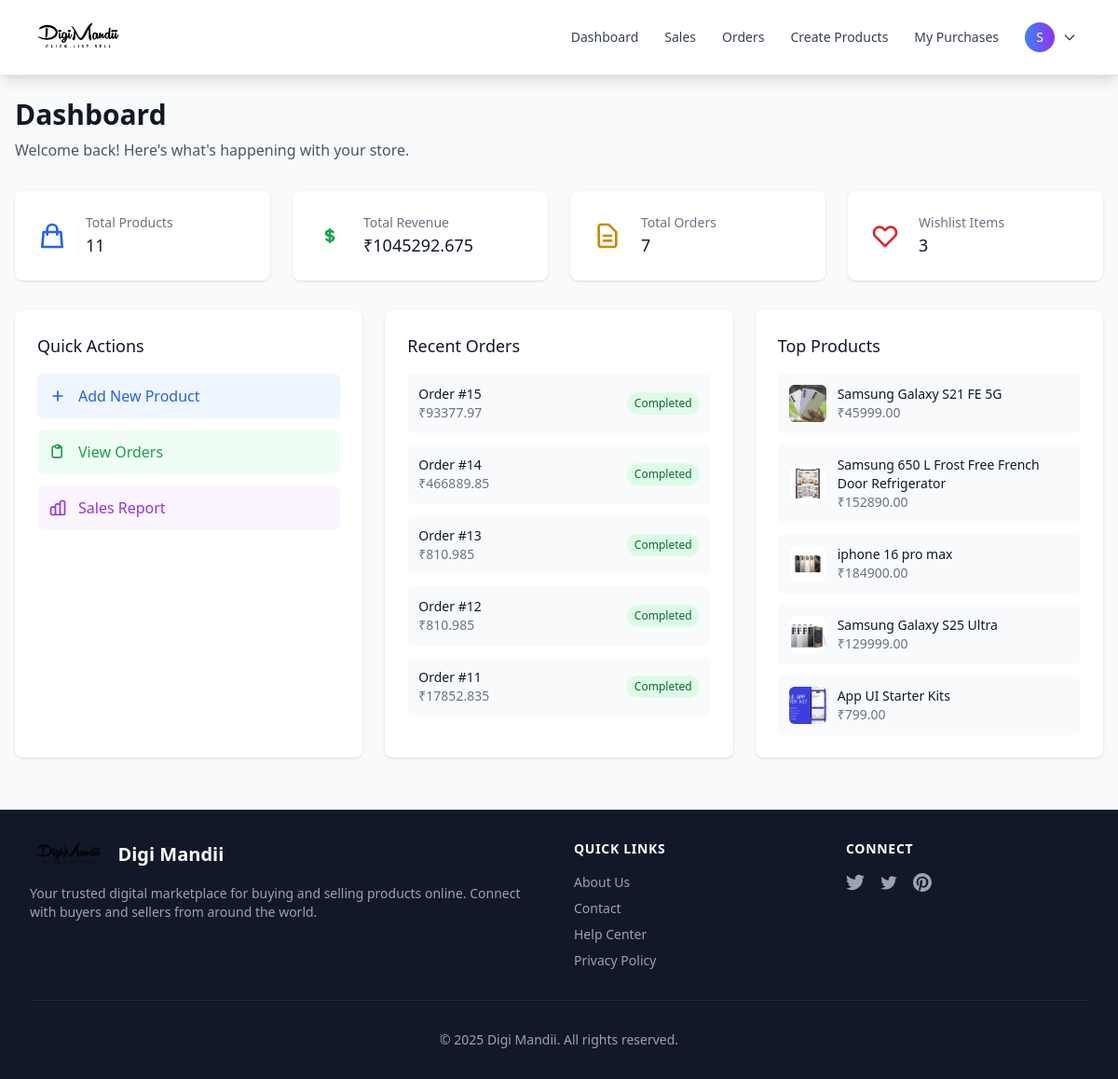
Before: /dashboard/ (signed in) with the older database file.
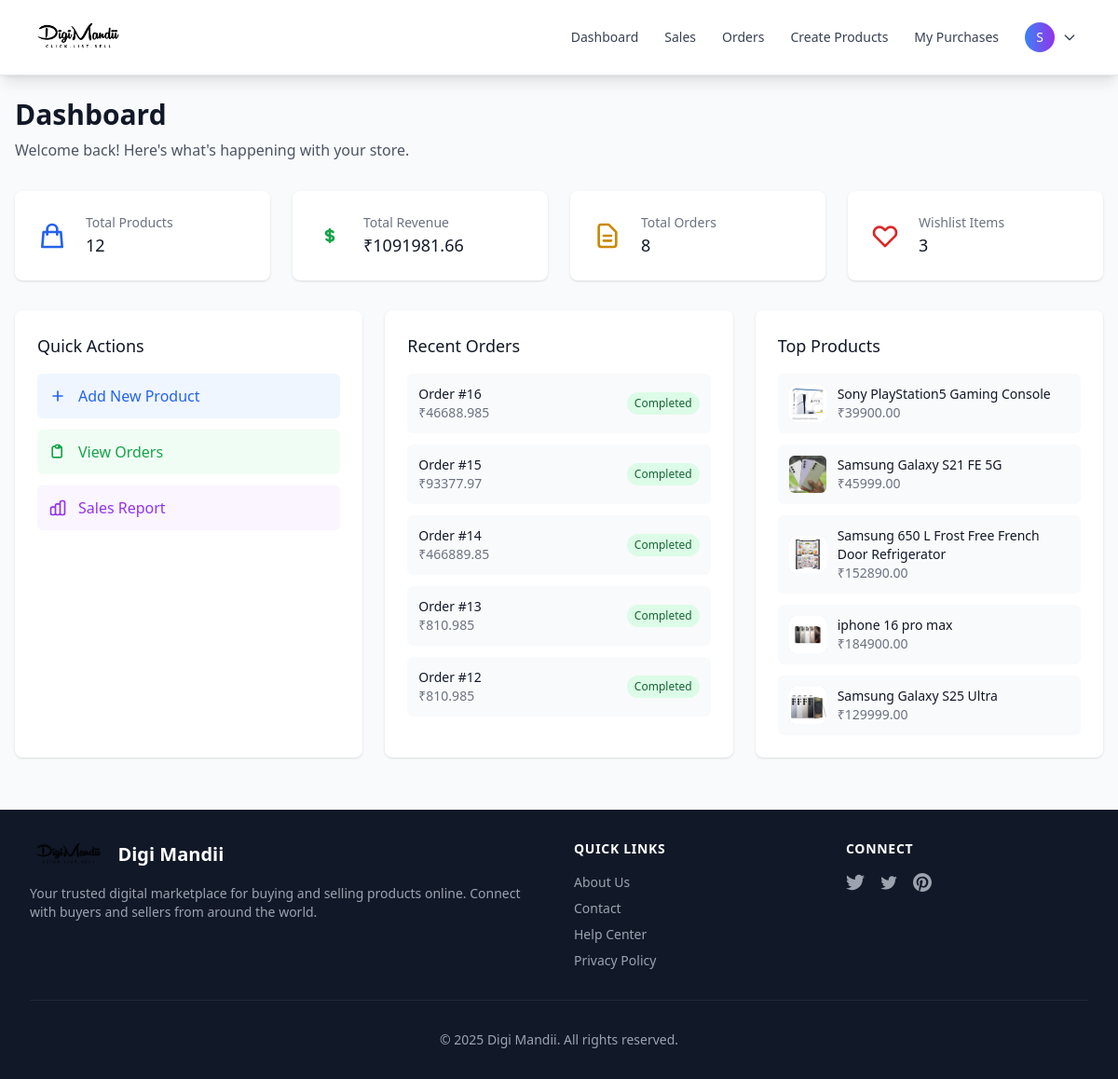
After: the same page with the newer database file.
### mandii/models.py (models this page shows, shortened)
class OrderDetail(models.Model):
    user = models.ForeignKey(User, on_delete=models.CASCADE, related_name='orders', null=True, blank=True)
    customer_email = models.EmailField()
    product = models.ForeignKey(Product, on_delete=models.CASCADE)
    quantity = models.PositiveIntegerField(default=1)
    shipping_cost = models.FloatField(default=0.0)
    total_amount = models.FloatField(default=0.0)
    amount = models.IntegerField(help_text="Amount in paise")
    razorpay_order_id = models.CharField(max_length=200, unique=True, blank=True, null=True)
    razorpay_payment_id = models.CharField(max_length=200, blank=True, null=True)
    razorpay_signature = models.CharField(max_length=500, blank=True, null=True)
    has_paid = models.BooleanField(default=False)
    payment_status = models.CharField(
        max_length=20,
        choices=[
            ('pending', 'Pending'),
            ('completed', 'Completed'),
            ('failed', 'Failed'),
            ('refunded', 'Refunded'),
        ],
        default='pending'
    )
    failure_reason = models.CharField(max_length=500, blank=True, null=True)
    created_on = models.DateTimeField(auto_now_add=True)
    updated_on = models.DateTimeField(auto_now=True)
    class Meta:
        ordering = ['-created_on']

class Product(models.Model):
    seller = models.ForeignKey(User, on_delete=models.CASCADE, related_name='products')
    name = models.CharField(max_length=100)
    description = models.CharField(max_length=200)
    price = models.DecimalField(max_digits=10, decimal_places=2, validators=[MinValueValidator(Decimal('0.01'))])
    file = models.FileField(upload_to='uploads')
    is_active = models.BooleanField(default=True)
    created_on = models.DateTimeField(auto_now_add=True)
    updated_on = models.DateTimeField(auto_now=True)
    class Meta:
        ordering = ['-created_on']

### mandii/views.py (the view)
# urls.py: path('dashboard/', views.dashboard_view, name='dashboard'),
@login_required
def dashboard_view(request):
    from django.db.models import Sum
    context = {
        'title': 'Dashboard',
        'total_products': Product.objects.count(),
        'total_revenue': OrderDetail.objects.aggregate(Sum('total_amount'))['total_amount__sum'] or 0,
        'total_orders': OrderDetail.objects.count(),
        'wishlist_count': Wishlist.objects.filter(user=request.user).count(),
        'recent_orders': OrderDetail.objects.order_by('-created_on')[:5],
        'top_products': Product.objects.filter(is_active=True)[:5],
    }
    return render(request, 'mandii/dashboard.html', context)

### mandii/templates/mandii/dashboard.html (shortened to what the changed rows need)
{% extends 'mandii/base.html' %}
{% block body %}
<div class="max-w-7xl mx-auto px-4 py-6">
    <div class="mb-8">
        <h1 class="text-3xl font-bold text-gray-900">Dashboard</h1>
    </div>
    <div class="grid grid-cols-1 md:grid-cols-2 lg:grid-cols-4 gap-6 mb-8">
        <div class="bg-white rounded-lg shadow p-6">
            <div class="flex items-center">
                <div class="ml-5 w-0 flex-1">
                    <dl>
                        <dt class="text-sm font-medium text-gray-500 truncate">Total Products</dt>
                        <dd class="text-lg font-medium text-gray-900">{{ total_products|default:0 }}</dd>
                    </dl>
                </div>
            </div>
        </div>
        <div class="bg-white rounded-lg shadow p-6">
            <div class="flex items-center">
                <div class="ml-5 w-0 flex-1">
                    <dl>
                        <dt class="text-sm font-medium text-gray-500 truncate">Total Revenue</dt>
                        <dd class="text-lg font-medium text-gray-900">₹{{ total_revenue|default:0 }}</dd>
                    </dl>
                </div>
            </div>
        </div>
        <div class="bg-white rounded-lg shadow p-6">
            <div class="flex items-center">
                <div class="ml-5 w-0 flex-1">
                    <dl>
                        <dt class="text-sm font-medium text-gray-500 truncate">Total Orders</dt>
                        <dd class="text-lg font-medium text-gray-900">{{ total_orders|default:0 }}</dd>
                    </dl>
                </div>
            </div>
        </div>
    </div>
    <div class="grid grid-cols-1 lg:grid-cols-3 gap-6 mb-8">
        <div class="bg-white rounded-lg shadow p-6">
            <div class="space-y-3">
                {% for order in recent_orders %}
                <div class="flex items-center justify-between p-3 bg-gray-50 rounded-md">
                    <div>
                        <p class="text-sm font-medium text-gray-900">Order #{{ order.id }}</p>
                        <p class="text-sm text-gray-500">₹{{ order.total_amount }}</p>
                    </div>
                    <span class="text-xs px-2 py-1 bg-green-100 text-green-800 rounded-full">
                        {{ order.status|default:"Completed" }}
                    </span>
                </div>
                {% empty %}
                <p class="text-gray-500 text-sm">No recent orders</p>
                {% endfor %}
            </div>
        </div>
        <div class="bg-white rounded-lg shadow p-6">
            <div class="space-y-3">
                {% for product in top_products %}
                <div class="flex items-center p-3 bg-gray-50 rounded-md">
                    <div class="flex-shrink-0 h-10 w-10 bg-gray-300 rounded-md mr-3">
                        {% if product.file %}
                        <img src="{{ product.file.url }}" alt="{{ product.name }}" class="h-10 w-10 rounded-md object-cover">
                        {% endif %}
                    </div>
                    <div>
                        <p class="text-sm font-medium text-gray-900">{{ product.name }}</p>
                        <p class="text-sm text-gray-500">₹{{ product.price }}</p>
                    </div>
                </div>
                {% empty %}
                <p class="text-gray-500 text-sm">No products available</p>
                {% endfor %}
            </div>
        </div>
    </div>
</div>
{% endblock %}

Changed rows visible on the page:
no longer on this page (row unchanged): OrderDetail: id "11", total_amount "17852.835", status "Completed"
no longer on this page (row unchanged): Product: file (picture), name "App UI Starter Kits", price "799.00"
added OrderDetail: id "16", total_amount "46688.985", status "Completed"
added Product: file (picture), name "Sony PlayStation5 Gaming Console", price "39900.00"
Other visible differences:
{{ total_products|default:0 }}: "11" → "12"
{{ total_revenue|default:0 }}: "1045292.675" → "1091981.66"
{{ total_orders|default:0 }}: "7" → "8"
